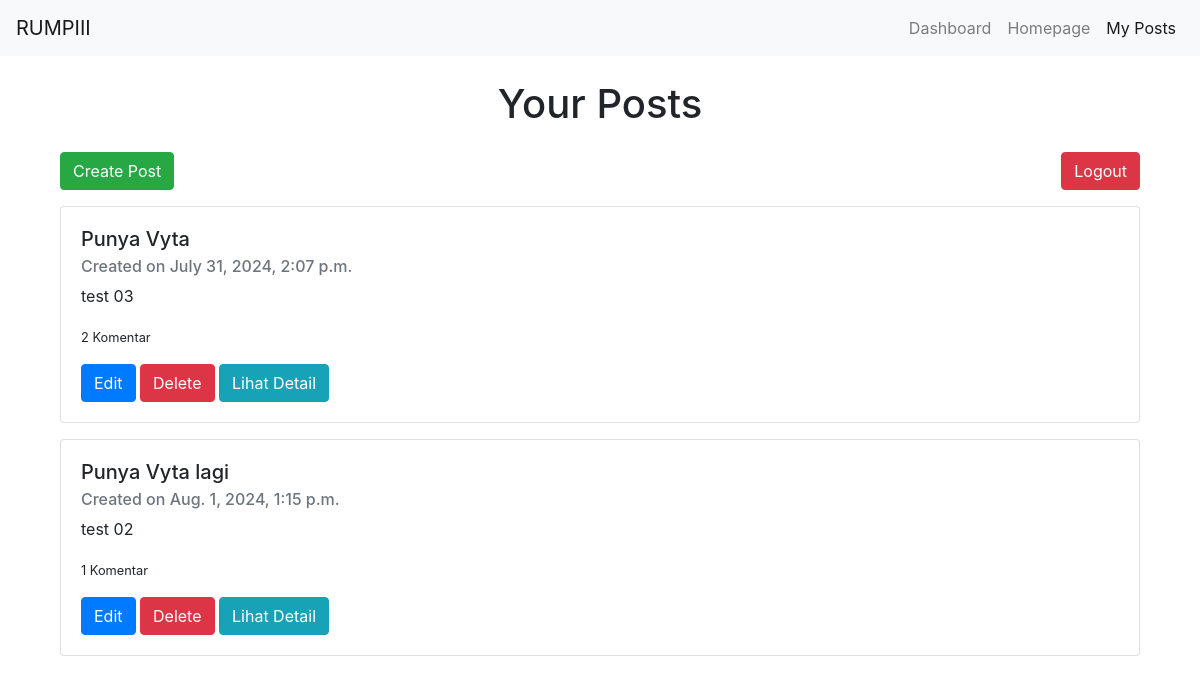
Screenshot of /user-posts/ (signed in) with the database file from the repository.
### todos/models.py (models this page shows, shortened)
class Post(models.Model):
    title = models.CharField(max_length=100)
    content = models.TextField()
    author = models.ForeignKey(User, on_delete=models.CASCADE)
    created_at = models.DateTimeField(auto_now_add=True)  # Tambahkan field ini

### todos/views.py (the view)
# urls.py: path('user-posts/', views.user_posts, name='user_posts'),
def user_posts(request):
    posts = Post.objects.filter(author=request.user)
    posts_with_comment_counts = [(post, post.comments.count()) for post in posts]
    return render(request, 'user_posts.html', {'posts_with_comment_counts': posts_with_comment_counts})

### templates/user_posts.html (shortened to what this page needs)
{% extends 'base.html' %} {% block content %}
<h1 class="text-center">Your Posts</h1>
<div class="container mt-4">
  <div class="d-flex justify-content-between mb-3">
    <a href="{% url 'create_post' %}" class="btn btn-success">Create Post</a>
    <form method="POST" action="{% url 'login' %}">
      <button type="submit" class="btn btn-danger">Logout</button>
    </form>
  </div>
  {% for post, comment_count in posts_with_comment_counts %}
  <div class="card mb-3">
    <div class="card-body">
      <h5 class="card-title">{{ post.title }}</h5>
      <h6 class="card-subtitle mb-2 text-muted">
        Created on {{ post.created_at }}
      </h6>
      <p class="card-text">{{ post.content }}</p>
      <p class="card-text"><small>{{ comment_count }} Komentar</small></p>
      <a href="{% url 'edit_post' post.pk %}" class="btn btn-primary">Edit</a>
      <a href="{% url 'delete_post' post.pk %}" class="btn btn-danger"
        >Delete</a
      >
      <a href="{% url 'post_detail' post.pk %}" class="btn btn-info"
        >Lihat Detail</a
      >
    </div>
  </div>
  {% endfor %}
</div>
{% endblock %}

### templates/base.html (style rules this page uses)
body { padding-top: 56px; }

### rows the page displays
Post: title "Punya Vyta", created_at "July 31, 2024, 2:07 p.m.", content "test 03", comment_count "2"
Post: title "Punya Vyta lagi", created_at "Aug. 1, 2024, 1:15 p.m.", content "test 02", comment_count "1"
